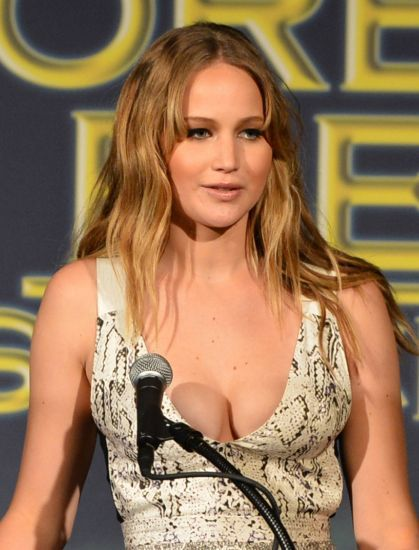
#> input picture RO/lab3/data/djenifer_lorens/1118full-jennifer-lawrence_jpg.jpeg, 419 x 550 px; its folder holds only this picture in this run
$ jupyter execute --allow-errors main.ipynb
#> lines starting #> are read from the running program, lines starting #| are printed output that depends on the picture; after the words box and inside, x2 and y2 are one past the last pixel; in counts of white or black regions, pixels touching at a corner belong together
[cell 1]
import numpy as np
import cv2
from pathlib import Path


DATA_DIR = Path('data/')
NEGATIVE_DATA_DIR = Path('negative_data/')
GRAY_ROI_SIZE = (350, 350)


tmp_X = []
tmp_y = []

face_cascade = cv2.CascadeClassifier(cv2.data.haarcascades + 'haarcascade_frontalface_default.xml')
file_images = (file for file in (Path.cwd() / DATA_DIR).glob('**/*') if file.is_file())


for index, file in enumerate(file_images):

    img = cv2.imread(str(file))
#> img is the input picture: shape (550, 419, 3); mean B, G, R 87.3, 119.9, 153.9
    gray = cv2.cvtColor(img, cv2.COLOR_BGR2GRAY)
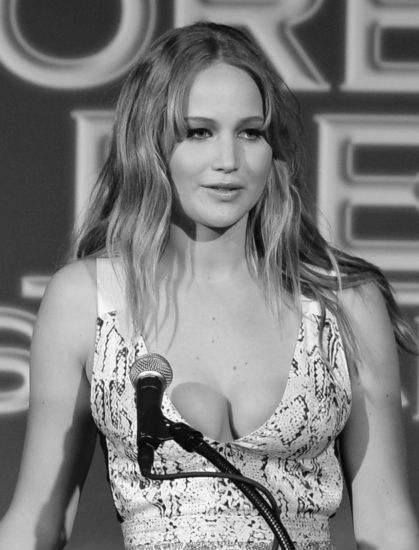
#> gray: shape (550, 419); min 1, max 254, mean 126.3
    faces = face_cascade.detectMultiScale(gray, 1.3, 5)
#> faces = [[160, 83, 134, 134]]
    for (x,y,w,h) in faces:
        img = cv2.rectangle(img,(x,y),(x+w,y+h),(255,0,0),2)
        roi_gray = gray[y:y+h, x:x+w]
        roi_color = img[y:y+h, x:x+w]
        resized_roi_gray = cv2.resize(roi_gray, GRAY_ROI_SIZE)

        # cv2.imwrite(f'detected_faces/[{index}]{w}{h}_faces.jpg', resized_roi_gray)

        reshaped = resized_roi_gray.reshape(GRAY_ROI_SIZE[0] * GRAY_ROI_SIZE[1])
        tmp_X.append(reshaped)
        tmp_y.append(file.parent.name)
#> this loop made 1 pass
#> pass 1, `img = cv2.rectangle(img,(x,y),(x+w,y+h),(255,0,0),2)`:
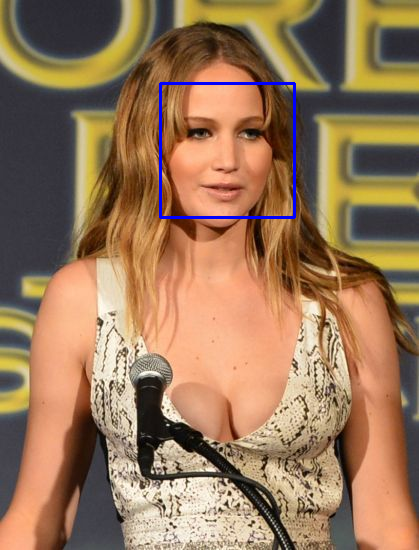
#> img: shape (550, 419, 3); 0.7% of pixels changed, all inside (x1, y1, x2, y2) = (159, 82, 296, 219)
#> pass 1, `roi_gray = gray[y:y+h, x:x+w]`:
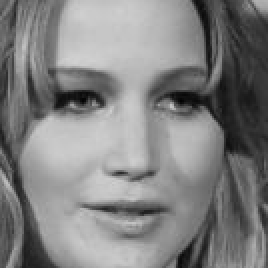
#> roi_gray: shape (134, 134) (shown 2 times larger); min 1, max 208, mean 129
#> pass 1, `roi_color = img[y:y+h, x:x+w]`:
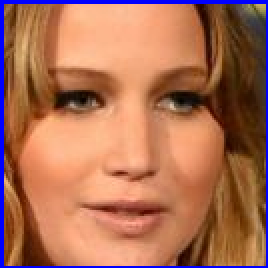
#> roi_color: shape (134, 134, 3) (shown 2 times larger); mean B, G, R 84.8, 110.2, 171.4
#> after the loop, tmp_X = 1 item; tmp_y = ['djenifer_lorens']
#> pass 2 of the loop `for index, file in enumerate(file_images):`:
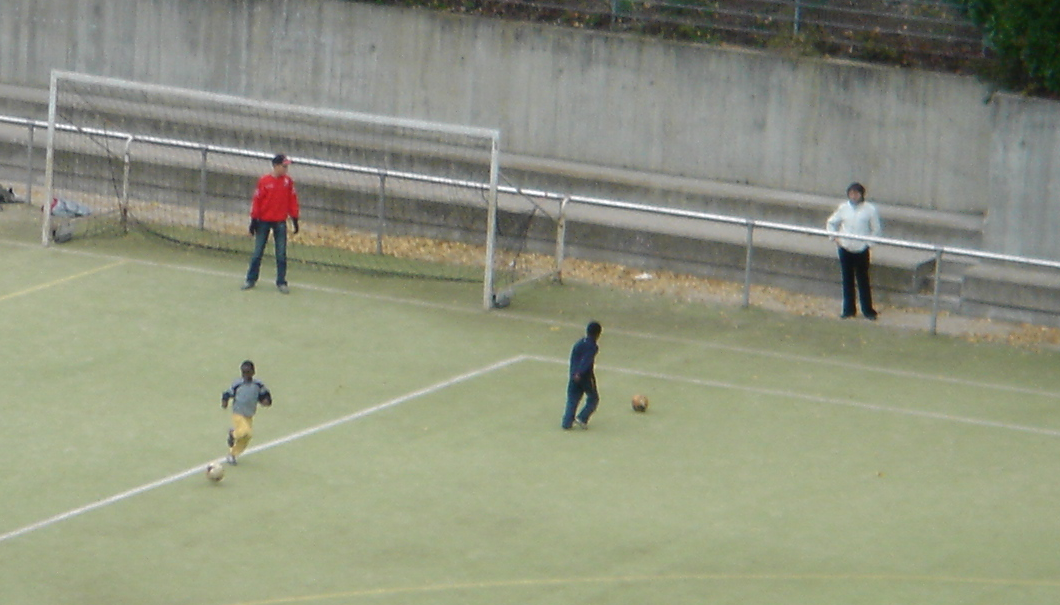
#> input picture RO/lab3/data/rand_person/crop001501.png, 1060 x 605 px
#> img is the input picture: shape (605, 1060, 3); mean B, G, R 127.3, 148.5, 144.2
#> `gray = cv2.cvtColor(img, cv2.COLOR_BGR2GRAY)`:
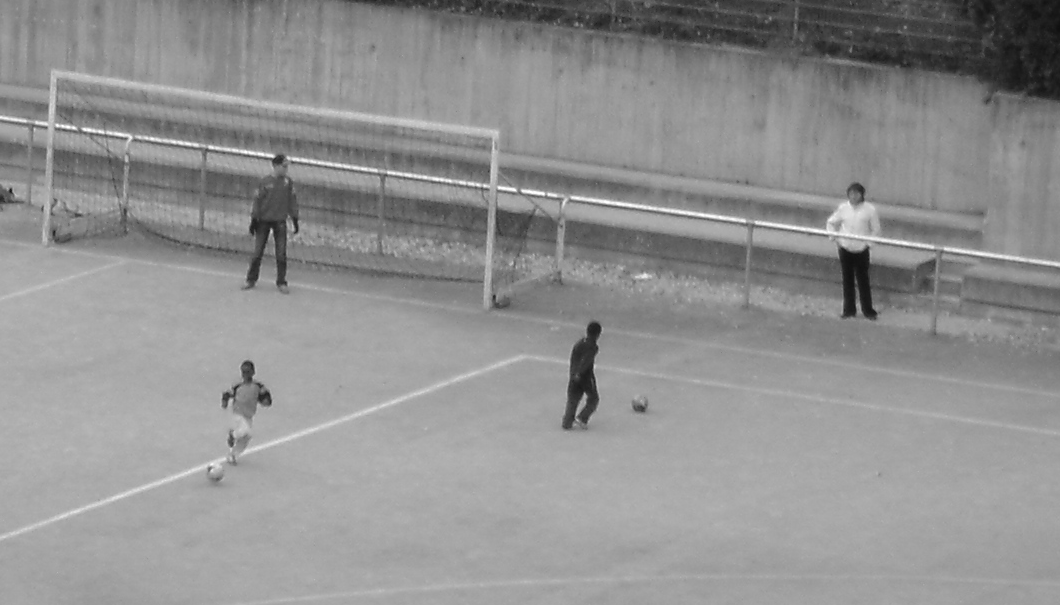
#> gray: shape (605, 1060); min 15, max 255, mean 144.8
#> faces = ()


file_negative_images = (file for file in (Path.cwd() / NEGATIVE_DATA_DIR).glob('*') if file.is_file())

for index, file in enumerate(file_negative_images):
    img = cv2.imread(str(file))
    gray = cv2.cvtColor(img, cv2.COLOR_BGR2GRAY)
    resized_roi_gray = cv2.resize(gray, GRAY_ROI_SIZE)
    reshaped = resized_roi_gray.reshape(GRAY_ROI_SIZE[0] * GRAY_ROI_SIZE[1])
    tmp_X.append(reshaped)
    tmp_y.append(file.parent.name)

[cell 2]
from sklearn.model_selection import train_test_split


n_samples = tmp_X[0].shape
#> n_samples = (122500,)
X = np.array(tmp_X)

target_names = set(tmp_y)
#> target_names = 1 item
n_classes = len(target_names)
#> n_classes = 1
uid_name = {uid: name for uid, name in enumerate(target_names)}
#> uid_name = {0: 'djenifer_lorens'}
name_uid = {name: uid for uid, name in uid_name.items()}
#> name_uid = {'djenifer_lorens': 0}
y = np.array(list(map(name_uid.get, tmp_y)))
#> y = [0]

#> (the rest of this cell did not finish here and is left out)
